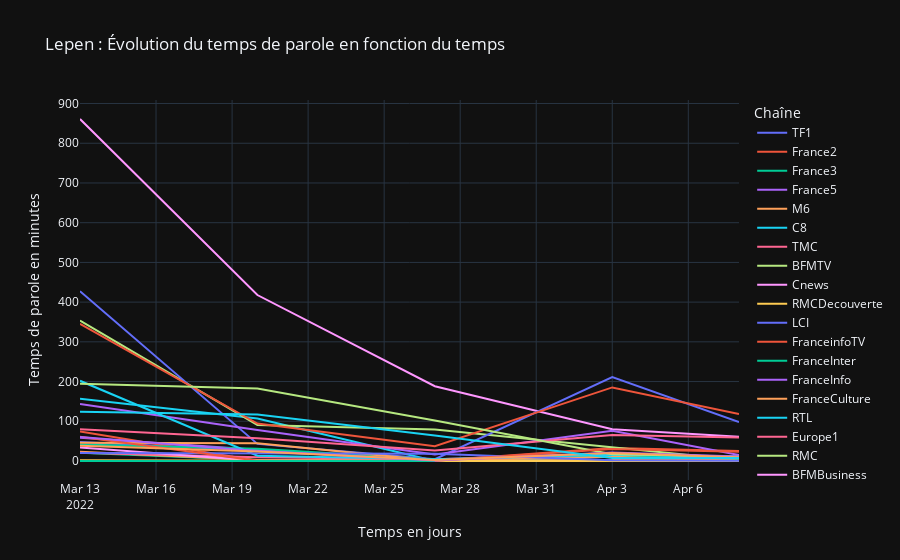

The notebook cell saved with this chart:
### Code cell
px.line(df_lepen, x='Période', y="Somme", color='Chaîne', labels={
    "Période": "Temps en jours",
    "Somme": "Temps de parole en minutes",
    "Chaîne": "Chaîne"
}, title="Lepen : Évolution du temps de parole en fonction du temps")

### Figure 1 — Plotly figure (JSON) as saved in the notebook; plotly's stock layout.template omitted (floating-point values rounded to 4 significant figures)
{"data": [{"hovertemplate": "Chaîne=TF1<br>Temps en jours=%{x}<br>Temps de parole en minutes=%{y}<extra></extra>", "legendgroup": "TF1", "line": {"color": "#636efa", "dash": "solid"}, "marker": {"symbol": "circle"}, "mode": "lines", "name": "TF1", "orientation": "v", "showlegend": true, "x": ["2022-03-13T00:00:00", "2022-03-20T00:00:00", "2022-03-27T00:00:00", "2022-04-03T00:00:00", "2022-04-08T00:00:00"], "xaxis": "x", "y": [47.75, 26.17, 0.55, 10.82, 0.75], "yaxis": "y", "type": "scatter"}, {"hovertemplate": "Chaîne=France2<br>Temps en jours=%{x}<br>Temps de parole en minutes=%{y}<extra></extra>", "legendgroup": "France2", "line": {"color": "#EF553B", "dash": "solid"}, "marker": {"symbol": "circle"}, "mode": "lines", "name": "France2", "orientation": "v", "showlegend": true, "x": ["2022-03-13T00:00:00", "2022-03-20T00:00:00", "2022-03-27T00:00:00", "2022-04-03T00:00:00", "2022-04-08T00:00:00"], "xaxis": "x", "y": [74.43, 0.8, 0.3667, 32.77, 24.88], "yaxis": "y", "type": "scatter"}, {"hovertemplate": "Chaîne=France3<br>Temps en jours=%{x}<br>Temps de parole en minutes=%{y}<extra></extra>", "legendgroup": "France3", "line": {"color": "#00cc96", "dash": "solid"}, "marker": {"symbol": "circle"}, "mode": "lines", "name": "France3", "orientation": "v", "showlegend": true, "x": ["2022-03-13T00:00:00", "2022-03-20T00:00:00", "2022-03-27T00:00:00", "2022-04-03T00:00:00", "2022-04-08T00:00:00"], "xaxis": "x", "y": [20.87, 2.433, 1.15, 2.383, 1.567], "yaxis": "y", "type": "scatter"}, {"hovertemplate": "Chaîne=France5<br>Temps en jours=%{x}<br>Temps de parole en minutes=%{y}<extra></extra>", "legendgroup": "France5", "line": {"color": "#ab63fa", "dash": "solid"}, "marker": {"symbol": "circle"}, "mode": "lines", "name": "France5", "orientation": "v", "showlegend": true, "x": ["2022-03-13T00:00:00", "2022-03-20T00:00:00", "2022-03-27T00:00:00", "2022-04-03T00:00:00", "2022-04-08T00:00:00"], "xaxis": "x", "y": [58.48, 28.47, 2.533, 11.52, 8.0], "yaxis": "y", "type": "scatter"}, {"hovertemplate": "Chaîne=M6<br>Temps en jours=%{x}<br>Temps de parole en minutes=%{y}<extra></extra>", "legendgroup": "M6", "line": {"color": "#FFA15A", "dash": "solid"}, "marker": {"symbol": "circle"}, "mode": "lines", "name": "M6", "orientation": "v", "showlegend": true, "x": ["2022-03-13T00:00:00", "2022-03-20T00:00:00", "2022-03-27T00:00:00", "2022-04-03T00:00:00", "2022-04-08T00:00:00"], "xaxis": "x", "y": [23.23, 2.383, 1.133, 2.65, 1.483], "yaxis": "y", "type": "scatter"}, {"hovertemplate": "Chaîne=C8<br>Temps en jours=%{x}<br>Temps de parole en minutes=%{y}<extra></extra>", "legendgroup": "C8", "line": {"color": "#19d3f3", "dash": "solid"}, "marker": {"symbol": "circle"}, "mode": "lines", "name": "C8", "orientation": "v", "showlegend": true, "x": ["2022-03-13T00:00:00", "2022-03-20T00:00:00", "2022-03-27T00:00:00", "2022-04-03T00:00:00", "2022-04-08T00:00:00"], "xaxis": "x", "y": [157.0, 106.9, 0.0, 11.1, 1.867], "yaxis": "y", "type": "scatter"}, {"hovertemplate": "Chaîne=TMC<br>Temps en jours=%{x}<br>Temps de parole en minutes=%{y}<extra></extra>", "legendgroup": "TMC", "line": {"color": "#FF6692", "dash": "solid"}, "marker": {"symbol": "circle"}, "mode": "lines", "name": "TMC", "orientation": "v", "showlegend": true, "x": ["2022-03-13T00:00:00", "2022-03-20T00:00:00", "2022-03-27T00:00:00", "2022-04-03T00:00:00", "2022-04-08T00:00:00"], "xaxis": "x", "y": [21.0, 9.167, 4.5, 17.97, 7.683], "yaxis": "y", "type": "scatter"}, {"hovertemplate": "Chaîne=BFMTV<br>Temps en jours=%{x}<br>Temps de parole en minutes=%{y}<extra></extra>", "legendgroup": "BFMTV", "line": {"color": "#B6E880", "dash": "solid"}, "marker": {"symbol": "circle"}, "mode": "lines", "name": "BFMTV", "orientation": "v", "showlegend": true, "x": ["2022-03-13T00:00:00", "2022-03-20T00:00:00", "2022-03-27T00:00:00", "2022-04-03T00:00:00", "2022-04-08T00:00:00"], "xaxis": "x", "y": [353.6, 90.85, 79.22, 33.3, 2.3], "yaxis": "y", "type": "scatter"}, {"hovertemplate": "Chaîne=Cnews<br>Temps en jours=%{x}<br>Temps de parole en minutes=%{y}<extra></extra>", "legendgroup": "Cnews", "line": {"color": "#FF97FF", "dash": "solid"}, "marker": {"symbol": "circle"}, "mode": "lines", "name": "Cnews", "orientation": "v", "showlegend": true, "x": ["2022-03-13T00:00:00", "2022-03-20T00:00:00", "2022-03-27T00:00:00", "2022-04-03T00:00:00", "2022-04-08T00:00:00"], "xaxis": "x", "y": [861.0, 417.8, 188.2, 80.17, 61.27], "yaxis": "y", "type": "scatter"}, {"hovertemplate": "Chaîne=RMCDecouverte<br>Temps en jours=%{x}<br>Temps de parole en minutes=%{y}<extra></extra>", "legendgroup": "RMCDecouverte", "line": {"color": "#FECB52", "dash": "solid"}, "marker": {"symbol": "circle"}, "mode": "lines", "name": "RMCDecouverte", "orientation": "v", "showlegend": true, "x": ["2022-03-13T00:00:00", "2022-03-20T00:00:00"], "xaxis": "x", "y": [0.0, 0.0], "yaxis": "y", "type": "scatter"}, {"hovertemplate": "Chaîne=LCI<br>Temps en jours=%{x}<br>Temps de parole en minutes=%{y}<extra></extra>", "legendgroup": "LCI", "line": {"color": "#636efa", "dash": "solid"}, "marker": {"symbol": "circle"}, "mode": "lines", "name": "LCI", "orientation": "v", "showlegend": true, "x": ["2022-03-13T00:00:00", "2022-03-20T00:00:00", "2022-03-27T00:00:00", "2022-04-03T00:00:00", "2022-04-08T00:00:00"], "xaxis": "x", "y": [427.3, 43.05, 4.35, 211.3, 98.17], "yaxis": "y", "type": "scatter"}, {"hovertemplate": "Chaîne=FranceinfoTV<br>Temps en jours=%{x}<br>Temps de parole en minutes=%{y}<extra></extra>", "legendgroup": "FranceinfoTV", "line": {"color": "#EF553B", "dash": "solid"}, "marker": {"symbol": "circle"}, "mode": "lines", "name": "FranceinfoTV", "orientation": "v", "showlegend": true, "x": ["2022-03-13T00:00:00", "2022-03-20T00:00:00", "2022-03-27T00:00:00", "2022-04-03T00:00:00", "2022-04-08T00:00:00"], "xaxis": "x", "y": [345.5, 94.17, 37.43, 185.3, 118.3], "yaxis": "y", "type": "scatter"}, {"hovertemplate": "Chaîne=FranceInter<br>Temps en jours=%{x}<br>Temps de parole en minutes=%{y}<extra></extra>", "legendgroup": "FranceInter", "line": {"color": "#00cc96", "dash": "solid"}, "marker": {"symbol": "circle"}, "mode": "lines", "name": "FranceInter", "orientation": "v", "showlegend": true, "x": ["2022-03-13T00:00:00", "2022-03-20T00:00:00", "2022-03-27T00:00:00", "2022-04-03T00:00:00", "2022-04-08T00:00:00"], "xaxis": "x", "y": [41.37, 31.13, 3.5, 13.28, 5.483], "yaxis": "y", "type": "scatter"}, {"hovertemplate": "Chaîne=FranceInfo<br>Temps en jours=%{x}<br>Temps de parole en minutes=%{y}<extra></extra>", "legendgroup": "FranceInfo", "line": {"color": "#ab63fa", "dash": "solid"}, "marker": {"symbol": "circle"}, "mode": "lines", "name": "FranceInfo", "orientation": "v", "showlegend": true, "x": ["2022-03-13T00:00:00", "2022-03-20T00:00:00", "2022-03-27T00:00:00", "2022-04-03T00:00:00", "2022-04-08T00:00:00"], "xaxis": "x", "y": [143.4, 78.3, 16.17, 76.32, 15.33], "yaxis": "y", "type": "scatter"}, {"hovertemplate": "Chaîne=FranceCulture<br>Temps en jours=%{x}<br>Temps de parole en minutes=%{y}<extra></extra>", "legendgroup": "FranceCulture", "line": {"color": "#FFA15A", "dash": "solid"}, "marker": {"symbol": "circle"}, "mode": "lines", "name": "FranceCulture", "orientation": "v", "showlegend": true, "x": ["2022-03-13T00:00:00", "2022-03-20T00:00:00", "2022-03-27T00:00:00", "2022-04-03T00:00:00", "2022-04-08T00:00:00"], "xaxis": "x", "y": [46.1, 44.92, 0.3667, 10.5, 0.5833], "yaxis": "y", "type": "scatter"}, {"hovertemplate": "Chaîne=RTL<br>Temps en jours=%{x}<br>Temps de parole en minutes=%{y}<extra></extra>", "legendgroup": "RTL", "line": {"color": "#19d3f3", "dash": "solid"}, "marker": {"symbol": "circle"}, "mode": "lines", "name": "RTL", "orientation": "v", "showlegend": true, "x": ["2022-03-13T00:00:00", "2022-03-20T00:00:00", "2022-03-27T00:00:00", "2022-04-03T00:00:00", "2022-04-08T00:00:00"], "xaxis": "x", "y": [201.9, 13.32, 4.717, 15.52, 10.67], "yaxis": "y", "type": "scatter"}, {"hovertemplate": "Chaîne=Europe1<br>Temps en jours=%{x}<br>Temps de parole en minutes=%{y}<extra></extra>", "legendgroup": "Europe1", "line": {"color": "#FF6692", "dash": "solid"}, "marker": {"symbol": "circle"}, "mode": "lines", "name": "Europe1", "orientation": "v", "showlegend": true, "x": ["2022-03-13T00:00:00", "2022-03-20T00:00:00", "2022-03-27T00:00:00", "2022-04-03T00:00:00", "2022-04-08T00:00:00"], "xaxis": "x", "y": [80.07, 57.45, 26.27, 65.53, 59.17], "yaxis": "y", "type": "scatter"}, {"hovertemplate": "Chaîne=RMC<br>Temps en jours=%{x}<br>Temps de parole en minutes=%{y}<extra></extra>", "legendgroup": "RMC", "line": {"color": "#B6E880", "dash": "solid"}, "marker": {"symbol": "circle"}, "mode": "lines", "name": "RMC", "orientation": "v", "showlegend": true, "x": ["2022-03-13T00:00:00", "2022-03-20T00:00:00", "2022-03-27T00:00:00", "2022-04-03T00:00:00", "2022-04-08T00:00:00"], "xaxis": "x", "y": [194.7, 182.4, 102.2, 17.0, 11.55], "yaxis": "y", "type": "scatter"}, {"hovertemplate": "Chaîne=BFMBusiness<br>Temps en jours=%{x}<br>Temps de parole en minutes=%{y}<extra></extra>", "legendgroup": "BFMBusiness", "line": {"color": "#FF97FF", "dash": "solid"}, "marker": {"symbol": "circle"}, "mode": "lines", "name": "BFMBusiness", "orientation": "v", "showlegend": true, "x": ["2022-03-13T00:00:00", "2022-03-20T00:00:00", "2022-03-27T00:00:00"], "xaxis": "x", "y": [33.82, 0.85, 0.4167], "yaxis": "y", "type": "scatter"}, {"hovertemplate": "Chaîne=RadioClassique<br>Temps en jours=%{x}<br>Temps de parole en minutes=%{y}<extra></extra>", "legendgroup": "RadioClassique", "line": {"color": "#FECB52", "dash": "solid"}, "marker": {"symbol": "circle"}, "mode": "lines", "name": "RadioClassique", "orientation": "v", "showlegend": true, "x": ["2022-03-13T00:00:00", "2022-03-20T00:00:00", "2022-03-27T00:00:00", "2022-04-03T00:00:00", "2022-04-08T00:00:00"], "xaxis": "x", "y": [1.7, 0.0, 0.0, 0.0, 0.0], "yaxis": "y", "type": "scatter"}, {"hovertemplate": "Chaîne=SudRadio<br>Temps en jours=%{x}<br>Temps de parole en minutes=%{y}<extra></extra>", "legendgroup": "SudRadio", "line": {"color": "#636efa", "dash": "solid"}, "marker": {"symbol": "circle"}, "mode": "lines", "name": "SudRadio", "orientation": "v", "showlegend": true, "x": ["2022-03-13T00:00:00", "2022-03-20T00:00:00", "2022-03-27T00:00:00", "2022-04-03T00:00:00", "2022-04-08T00:00:00"], "xaxis": "x", "y": [20.05, 18.38, 18.38, 1.667, 0.7667], "yaxis": "y", "type": "scatter"}, {"hovertemplate": "Chaîne=TV5Monde<br>Temps en jours=%{x}<br>Temps de parole en minutes=%{y}<extra></extra>", "legendgroup": "TV5Monde", "line": {"color": "#EF553B", "dash": "solid"}, "marker": {"symbol": "circle"}, "mode": "lines", "name": "TV5Monde", "orientation": "v", "showlegend": true, "x": ["2022-03-13T00:00:00", "2022-03-20T00:00:00", "2022-03-27T00:00:00", "2022-04-03T00:00:00", "2022-04-08T00:00:00"], "xaxis": "x", "y": [60.9, 0.8, 0.3667, 30.38, 23.22], "yaxis": "y", "type": "scatter"}, {"hovertemplate": "Chaîne=Euronews<br>Temps en jours=%{x}<br>Temps de parole en minutes=%{y}<extra></extra>", "legendgroup": "Euronews", "line": {"color": "#00cc96", "dash": "solid"}, "marker": {"symbol": "circle"}, "mode": "lines", "name": "Euronews", "orientation": "v", "showlegend": true, "x": ["2022-03-13T00:00:00", "2022-03-20T00:00:00", "2022-03-27T00:00:00"], "xaxis": "x", "y": [0.0, 0.0, 0.0], "yaxis": "y", "type": "scatter"}, {"hovertemplate": "Chaîne=RFI<br>Temps en jours=%{x}<br>Temps de parole en minutes=%{y}<extra></extra>", "legendgroup": "RFI", "line": {"color": "#ab63fa", "dash": "solid"}, "marker": {"symbol": "circle"}, "mode": "lines", "name": "RFI", "orientation": "v", "showlegend": true, "x": ["2022-03-13T00:00:00", "2022-03-20T00:00:00", "2022-03-27T00:00:00", "2022-04-03T00:00:00", "2022-04-08T00:00:00"], "xaxis": "x", "y": [60.6, 25.45, 1.267, 21.35, 11.17], "yaxis": "y", "type": "scatter"}, {"hovertemplate": "Chaîne=France24<br>Temps en jours=%{x}<br>Temps de parole en minutes=%{y}<extra></extra>", "legendgroup": "France24", "line": {"color": "#FFA15A", "dash": "solid"}, "marker": {"symbol": "circle"}, "mode": "lines", "name": "France24", "orientation": "v", "showlegend": true, "x": ["2022-03-13T00:00:00", "2022-03-20T00:00:00", "2022-03-27T00:00:00", "2022-04-03T00:00:00", "2022-04-08T00:00:00"], "xaxis": "x", "y": [38.37, 23.9, 2.4, 20.23, 9.567], "yaxis": "y", "type": "scatter"}, {"hovertemplate": "Chaîne=RMC Story<br>Temps en jours=%{x}<br>Temps de parole en minutes=%{y}<extra></extra>", "legendgroup": "RMC Story", "line": {"color": "#19d3f3", "dash": "solid"}, "marker": {"symbol": "circle"}, "mode": "lines", "name": "RMC Story", "orientation": "v", "showlegend": true, "x": ["2022-03-13T00:00:00", "2022-03-20T00:00:00", "2022-03-27T00:00:00", "2022-04-03T00:00:00", "2022-04-08T00:00:00"], "xaxis": "x", "y": [123.8, 117.2, 64.43, 7.567, 7.567], "yaxis": "y", "type": "scatter"}], "layout": {"xaxis": {"anchor": "y", "domain": [0.0, 1.0], "title": {"text": "Temps en jours"}}, "yaxis": {"anchor": "x", "domain": [0.0, 1.0], "title": {"text": "Temps de parole en minutes"}}, "legend": {"title": {"text": "Chaîne"}, "tracegroupgap": 0}, "title": {"text": "Lepen : Évolution du temps de parole en fonction du temps"}}}
